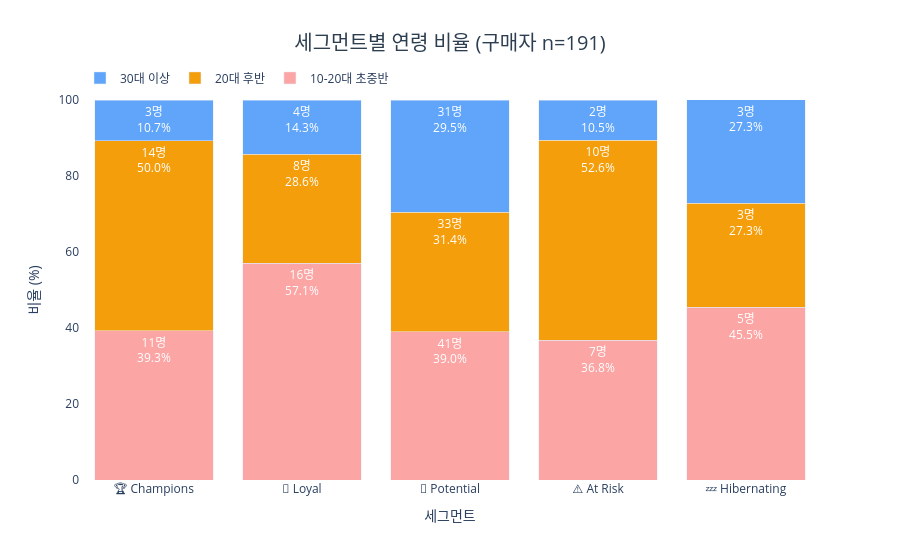

Notebook code cell kept with this figure:
### Code cell
# 세그먼트별 연령 비율 — 스택 막대
AGE3_ORDER = ['10-20대 초중반', '20대 후반', '30대 이상']
AGE_COLORS  = {'10-20대 초중반': '#FCA5A5', '20대 후반': '#F59E0B', '30대 이상': '#60A5FA'}

age_only = age_cross[AGE3_ORDER]
age_pct  = age_only.div(age_only.sum(axis=1), axis=0).mul(100).round(1)

fig = go.Figure()
for age_g in AGE3_ORDER:
    fig.add_trace(go.Bar(
        name=age_g,
        x=[f"{SEGMENT_EMOJI[s]} {s}" for s in age_pct.index],
        y=age_pct[age_g],
        marker_color=AGE_COLORS[age_g],
        text=[
            f"{int(age_only.loc[s, age_g])}명<br>{age_pct.loc[s, age_g]:.1f}%" if age_pct.loc[s, age_g] >= 5 else ""
            for s in age_pct.index
        ],
        textposition='inside',
        textfont=dict(color='white', size=12),
    ))
fig.update_layout(
    barmode='stack',
    title=dict(text=f'세그먼트별 연령 비율 (구매자 n={n_buyers})', x=0.5, xanchor='center', font=dict(size=20, color='#2c3e50')),
    xaxis_title='세그먼트',
    yaxis_title='비율 (%)',
    yaxis=dict(range=[0, 100]),
    plot_bgcolor='white',
    legend=dict(orientation='h', yanchor='bottom', y=1.02)
)
fig.show()

### Figure 1 — Plotly figure (JSON) as saved in the notebook; plotly's stock layout.template omitted (floating-point values rounded to 4 significant figures)
{"data": [{"marker": {"color": "#FCA5A5"}, "name": "10-20대 초중반", "text": ["11명<br>39.3%", "16명<br>57.1%", "41명<br>39.0%", "7명<br>36.8%", "5명<br>45.5%"], "textfont": {"color": "white", "size": 12}, "textposition": "inside", "type": "bar", "x": ["🏆 Champions", "💎 Loyal", "🌱 Potential", "⚠️ At Risk", "💤 Hibernating"], "y": [39.3, 57.1, 39.0, 36.8, 45.5]}, {"marker": {"color": "#F59E0B"}, "name": "20대 후반", "text": ["14명<br>50.0%", "8명<br>28.6%", "33명<br>31.4%", "10명<br>52.6%", "3명<br>27.3%"], "textfont": {"color": "white", "size": 12}, "textposition": "inside", "type": "bar", "x": ["🏆 Champions", "💎 Loyal", "🌱 Potential", "⚠️ At Risk", "💤 Hibernating"], "y": [50.0, 28.6, 31.4, 52.6, 27.3]}, {"marker": {"color": "#60A5FA"}, "name": "30대 이상", "text": ["3명<br>10.7%", "4명<br>14.3%", "31명<br>29.5%", "2명<br>10.5%", "3명<br>27.3%"], "textfont": {"color": "white", "size": 12}, "textposition": "inside", "type": "bar", "x": ["🏆 Champions", "💎 Loyal", "🌱 Potential", "⚠️ At Risk", "💤 Hibernating"], "y": [10.7, 14.3, 29.5, 10.5, 27.3]}], "layout": {"barmode": "stack", "legend": {"orientation": "h", "y": 1.02, "yanchor": "bottom"}, "plot_bgcolor": "white", "title": {"font": {"color": "#2c3e50", "size": 20}, "text": "세그먼트별 연령 비율 (구매자 n=191)", "x": 0.5, "xanchor": "center"}, "xaxis": {"title": {"text": "세그먼트"}}, "yaxis": {"range": [0, 100], "title": {"text": "비율 (%)"}}}}
